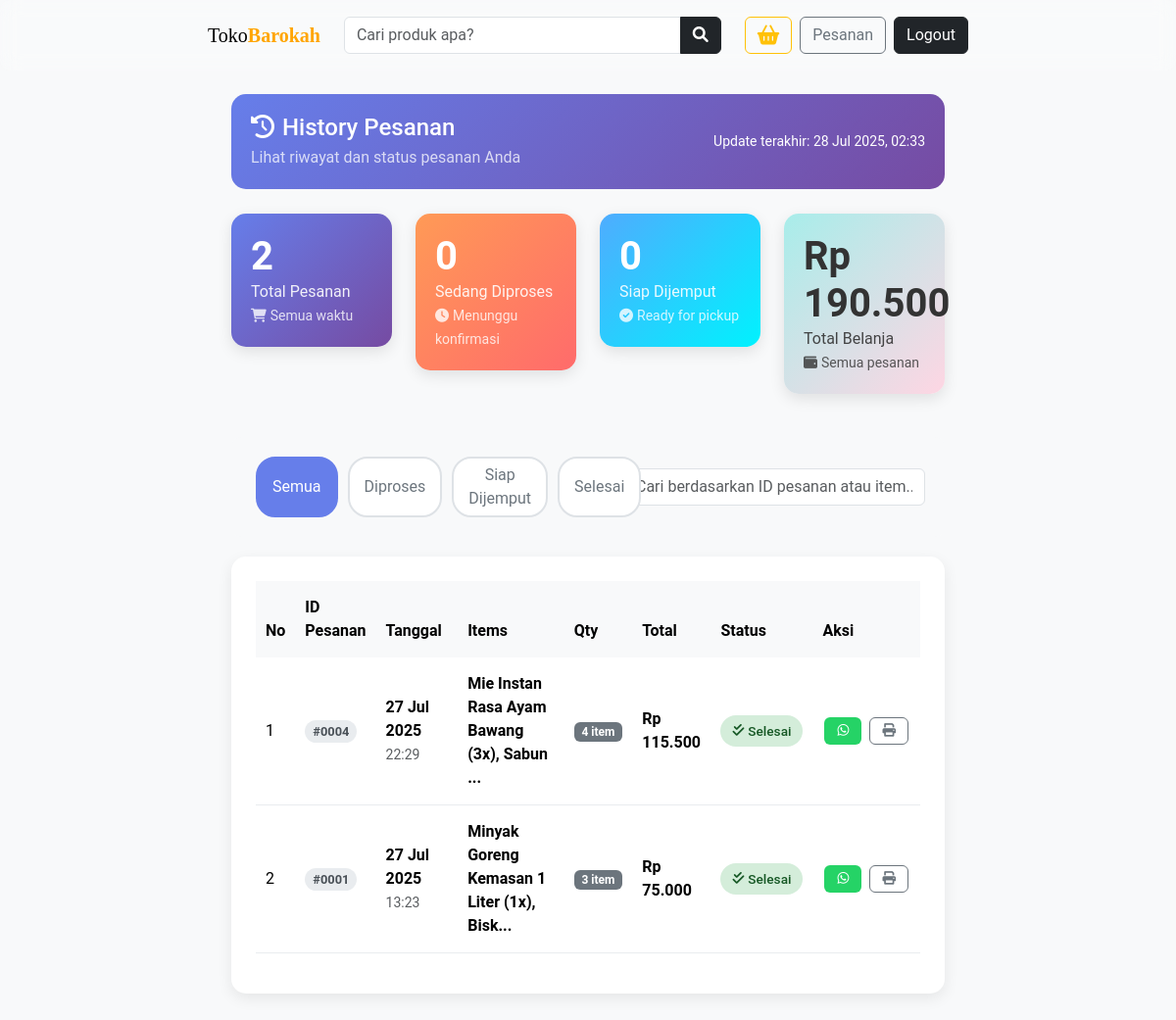
/views/pesanan.php (signed in), run on the app's committed database.
### tables this page shows
CREATE TABLE `orders` (
  `id` int(11) NOT NULL,
  `user_id` int(11) DEFAULT NULL,
  `order_date` datetime DEFAULT current_timestamp(),
  `total_amount` decimal(10,2) DEFAULT NULL,
  `status` enum('diproses','siap_dijemput','selesai') DEFAULT 'diproses'
);

### views/pesanan.php (the view, shortened to what this page needs)
<?php
require_once '../includes/auth_check.php';
try {
    $user_id = $_SESSION['user_id'];
    $sql = "SELECT o.*, u.email,
                   COUNT(oi.id) as total_items,
                   GROUP_CONCAT(CONCAT(p.nama, ' (', oi.quantity, 'x)') SEPARATOR ', ') as items_detail
            FROM orders o
            LEFT JOIN users u ON o.user_id = u.id
            LEFT JOIN order_items oi ON o.id = oi.order_id
            LEFT JOIN produk p ON oi.product_id = p.id
            WHERE o.user_id = ?
            GROUP BY o.id
            ORDER BY o.order_date DESC";
    $stmt = $pdo->prepare($sql);
    $stmt->execute([$user_id]);
    $orders = $stmt->fetchAll(PDO::FETCH_ASSOC);
    $stats_sql = "SELECT
        COUNT(*) as total_pesanan,
        COUNT(CASE WHEN status = 'diproses' THEN 1 END) as sedang_diproses,
        COUNT(CASE WHEN status = 'siap_dijemput' THEN 1 END) as siap_dijemput,
        COUNT(CASE WHEN status = 'selesai' THEN 1 END) as selesai,
        COALESCE(SUM(total_amount), 0) as total_belanja
        FROM orders WHERE user_id = ?";
    $stats_stmt = $pdo->prepare($stats_sql);
    $stats_stmt->execute([$user_id]);
    $stats = $stats_stmt->fetch(PDO::FETCH_ASSOC);
} catch (PDOException $e) {
    die("Query gagal: " . $e->getMessage());
}
function getStatusBadge($status)
{
    switch ($status) {
        case 'selesai':
            return '<span class="status-badge status-completed"><i class="fas fa-check-double me-1"></i>Selesai</span>';
    }
}
?>
<!DOCTYPE html>
<html lang="id">
<head>
    <link href="https://cdn.jsdelivr.net/npm/bootstrap@5.3.3/dist/css/bootstrap.min.css" rel="stylesheet" />
    <link href="https://cdn.jsdelivr.net/npm/bootstrap-icons@1.10.5/font/bootstrap-icons.css" rel="stylesheet" />
    <link rel="stylesheet" href="https://cdnjs.cloudflare.com/ajax/libs/font-awesome/6.0.0-beta3/css/all.min.css">
    <link rel="stylesheet" href="assets/css/index.css">
</head>
<body>
    <?php include '../includes/header.php'; ?>
    <div class="container-fluid col-lg-10 col-xl-8 mx-auto">
        <div class="row">
            <div class="col-12">
                <div class="main-content p-4">
                    <div class="page-header">
                        <div class="d-flex justify-content-between align-items-center">
                            <div>
                                <h4 class="mb-1"><i class="fas fa-history me-2"></i>History Pesanan</h4>
                                <p class="mb-0 opacity-75">Lihat riwayat dan status pesanan Anda</p>
                            </div>
                            <div class="text-end">
                                <small>Update terakhir: <?php echo date('d M Y, H:i'); ?></small>
                            </div>
                        </div>
                    </div>
                    <div class="row mb-4">
                        <div class="col-md-3">
                            <div class="stats-card">
                                <h3><?php echo $stats['total_pesanan']; ?></h3>
                                <p>Total Pesanan</p>
                                <small><i class="fas fa-shopping-cart me-1"></i>Semua waktu</small>
                            </div>
                        </div>
                        <div class="col-md-3">
                            <div class="stats-card warning">
                                <h3><?php echo $stats['sedang_diproses']; ?></h3>
                                <p>Sedang Diproses</p>
                                <small><i class="fas fa-clock me-1"></i>Menunggu konfirmasi</small>
                            </div>
                        </div>
                        <div class="col-md-3">
                            <div class="stats-card success">
                                <h3><?php echo $stats['siap_dijemput']; ?></h3>
                                <p>Siap Dijemput</p>
                                <small><i class="fas fa-check-circle me-1"></i>Ready for pickup</small>
                            </div>
                        </div>
                        <div class="col-md-3">
                            <div class="stats-card primary">
                                <h3>Rp <?php echo number_format($stats['total_belanja'], 0, ',', '.'); ?></h3>
                                <p>Total Belanja</p>
                                <small><i class="fas fa-wallet me-1"></i>Semua pesanan</small>
                            </div>
                        </div>
                    </div>
                    <div class="search-filter-container">
                        <div class="row align-items-center">
                            <div class="col-md-6">
                                <div class="d-flex align-items-center">
                                    <div class="btn-group" role="group">
                                        <button type="button" class="filter-btn active" data-status="all">Semua</button>
                                        <button type="button" class="filter-btn"
                                            data-status="diproses">Diproses</button>
                                        <button type="button" class="filter-btn" data-status="siap_dijemput">Siap
                                            Dijemput</button>
                                        <button type="button" class="filter-btn" data-status="selesai">Selesai</button>
                                    </div>
                                </div>
                            </div>
                            <div class="col-md-6">
                                <div class="d-flex align-items-center">
                                    <label for="search" class="me-2 fw-semibold">
                                    </label>
                                    <input type="text" id="search" class="form-control"
                                        placeholder="Cari berdasarkan ID pesanan atau item...">
                                </div>
                            </div>
                        </div>
                    </div>
                    <div class="table-container">
                        <div class="table-responsive">
                            <table class="table table-hover align-middle" id="ordersTable">
                                <thead>
                                    <tr>
                                        <th width="5%">No</th>
                                        <th width="10%">ID Pesanan</th>
                                        <th width="15%">Tanggal</th>
                                        <th width="25%">Items</th>
                                        <th width="10%">Qty</th>
                                        <th width="12%">Total</th>
                                        <th width="12%">Status</th>
                                        <th width="11%">Aksi</th>
                                    </tr>
                                </thead>
                                <tbody>
                                    <?php if (empty($orders)): ?>
                                        <tr>
                                            <td colspan="8" class="text-center py-4">
                                                <div class="text-muted">
                                                    <i class="fas fa-shopping-cart fa-3x mb-3 opacity-25"></i>
                                                    <h5>Belum Ada Pesanan</h5>
                                                    <p>Anda belum memiliki riwayat pesanan. <a href="katalog.php"
                                                            class="text-decoration-none">Mulai berbelanja sekarang!</a></p>
                                                </div>
                                            </td>
                                        </tr>
                                    <?php else: ?>
                                        <?php $no = 1;
                                        foreach ($orders as $order): ?>
                                            <tr data-status="<?= $order['status'] ?>">
                                                <td><?= $no++ ?></td>
                                                <td>
                                                    <span
                                                        class="order-id-badge">#<?= str_pad($order['id'], 4, '0', STR_PAD_LEFT) ?></span>
                                                </td>
                                                <td>
                                                    <div class="fw-semibold">
                                                        <?= date('d M Y', strtotime($order['order_date'])) ?></div>
                                                    <small
                                                        class="text-muted"><?= date('H:i', strtotime($order['order_date'])) ?></small>
                                                </td>
                                                <td>
                                                    <div class="fw-semibold"
                                                        title="<?= htmlspecialchars($order['items_detail']) ?>">
                                                        <?= strlen($order['items_detail']) > 40 ? htmlspecialchars(substr($order['items_detail'], 0, 40)) . '...' : htmlspecialchars($order['items_detail']) ?>
                                                    </div>
                                                </td>
                                                <td>
                                                    <span class="badge bg-secondary"><?= $order['total_items'] ?> item</span>
                                                </td>
                                                <td>
                                                    <div class="fw-semibold">Rp
                                                        <?= number_format($order['total_amount'], 0, ',', '.') ?></div>
                                                </td>
                                                <td>
                                                    <?= getStatusBadge($order['status']) ?>
                                                </td>
                                                <td>
                                                    <div class="d-flex gap-1">
                                                        <a href="https://wa.me/+6285158889868?text=Halo,%20saya%20ingin%20menanyakan%20pesanan%20dengan%20ID%20<?= str_pad($order['id'], 4, '0', STR_PAD_LEFT) ?>"
                                                            target="_blank" class="btn btn-sm btn-whatsapp action-btn"
                                                            title="Chat Admin">
                                                            <i class="fab fa-whatsapp"></i>
                                                        </a>
                                                        <button class="btn btn-sm btn-outline-secondary action-btn btn-print"
                                                            data-order-id="<?= $order['id'] ?>" title="Cetak Struk">
                                                            <i class="fas fa-print"></i>
                                                        </button>
                                                    </div>
                                                </td>
                                            </tr>
                                        <?php endforeach; ?>
                                    <?php endif; ?>
                                </tbody>
                            </table>
                        </div>
                    </div>
                </div>
            </div>
        </div>
    </div>
</body>
</html>

### assets/css/index.css (style rules this page uses)
body { background-color: #f8f9fa; font-family: 'Roboto', sans-serif; }

### views/pesanan.php (style rules this page uses)
.stats-card { background: linear-gradient(135deg, #667eea 0%, #764ba2 100%); border-radius: 15px; color: white; padding: 20px; margin-bottom: 20px; transition: transform 0.3s ease; box-shadow: 0 5px 15px rgba(0, 0, 0, 0.1); }
.stats-card.warning { background: linear-gradient(135deg, #ff9a56 0%, #ff6b6b 100%); }
.stats-card.success { background: linear-gradient(135deg, #4facfe 0%, #00f2fe 100%); }
.stats-card.primary { background: linear-gradient(135deg, #a8edea 0%, #fed6e3 100%); color: #333; }
.stats-card h3 { font-size: 2.5rem; font-weight: bold; margin-bottom: 0; }
.stats-card p { margin-bottom: 0; opacity: 0.9; }
.stats-card small { opacity: 0.8; }
.table-container { background: white; border-radius: 15px; padding: 25px; box-shadow: 0 5px 15px rgba(0, 0, 0, 0.08); margin-bottom: 20px; }
.search-filter-container { background: #f8f9fa; border-radius: 10px; padding: 20px; margin-bottom: 20px; }
.table th { background: #f8f9fa; font-weight: 600; border: none; padding: 15px 10px; }
.table td { padding: 15px 10px; vertical-align: middle; border-color: #e9ecef; }
.status-badge { padding: 6px 12px; border-radius: 20px; font-size: 0.85rem; font-weight: 500; display: inline-flex; align-items: center; }
.status-completed { background: #d4edda; color: #155724; }
.action-btn { margin: 0 2px; border-radius: 6px; padding: 6px 12px; font-size: 0.85rem; transition: all 0.3s ease; text-decoration: none; display: inline-flex; align-items: center; justify-content: center; }
.page-header { background: linear-gradient(135deg, #667eea 0%, #764ba2 100%); color: white; padding: 20px; border-radius: 15px; margin-bottom: 25px; }
.filter-btn { border-radius: 20px; margin: 0 5px; padding: 5px 15px; border: 2px solid #dee2e6; background: white; color: #6c757d; transition: all 0.3s ease; }
.filter-btn.active, .filter-btn:hover { background: #667eea; color: white; border-color: #667eea; }
.order-id-badge { background: #e9ecef; color: #495057; padding: 4px 8px; border-radius: 12px; font-size: 0.8rem; font-weight: 600; }
.btn-whatsapp { background: #25D366; color: white; }

### data on the page
orders: id "0004", order_date "27 Jul 2025", order_date "22:29", items_detail "Mie Instan Rasa Ayam Bawang (3x), Sabun", total_items "4", total_amount "115.500", status "selesai" (drawn)
orders: id "0001", order_date "27 Jul 2025", order_date "13:23", items_detail "Minyak Goreng Kemasan 1 Liter (1x), Bisk", total_items "3", total_amount "75.000", status "selesai" (drawn)

### other printed values
$stats['total_pesanan'] "2"
$stats['sedang_diproses'] "0"
$stats['siap_dijemput'] "0"
$stats['total_belanja'] "190.500"
